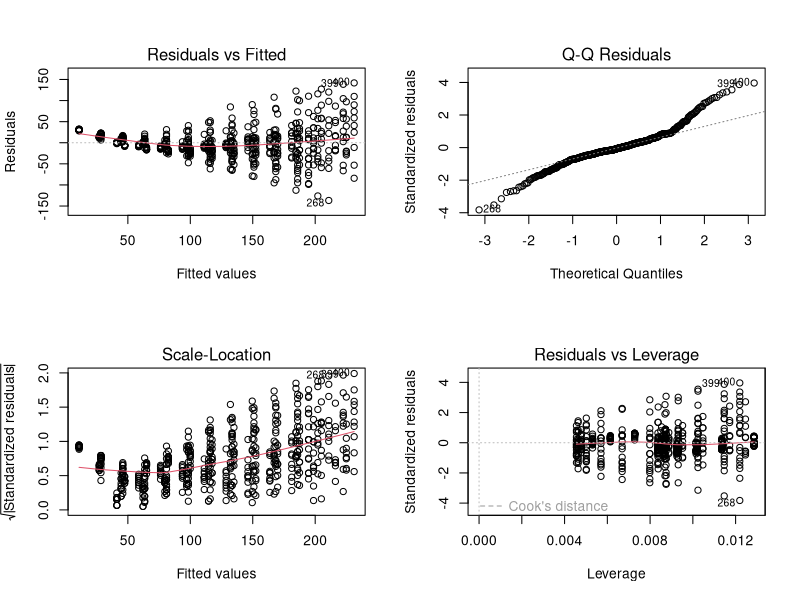

This figure's R source:
data("ChickWeight")
ChickWeight$Diet <- as.factor(ChickWeight$Diet)
reg_model <- lm(weight ~ Time + Diet, data = ChickWeight)
summary(reg_model)
new_data <- data.frame(Time = 10, Diet = factor(1))
predicted_weight <- predict(reg_model, newdata = new_data)

cat("Predicted weight for Time = 10 and Diet = 1:", predicted_weight, "\n")
actual_weight <- ChickWeight$weight[ChickWeight$Time == 10 & ChickWeight$Diet == 1]
if (length(actual_weight) > 0) {
  error <- actual_weight - predicted_weight
  cat("Error in the model:", error, "\n")
} else {
  cat("Data point not found for Time = 10 and Diet = 1.\n")
}
par(mfrow = c(2, 2))
plot(reg_model)